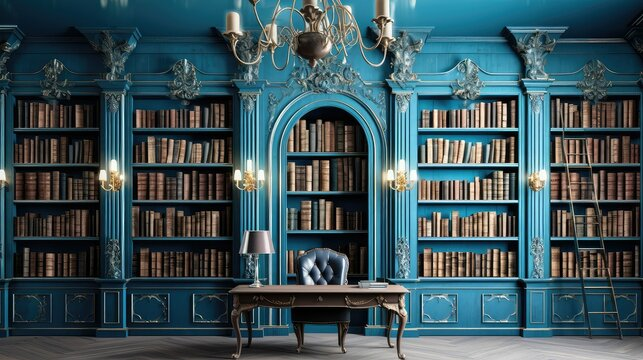
#> input picture s1-traitement_images/lib.jpg, 643 x 360 px
$ python enhance-2.py
#> lines starting #> are read from the running program, lines starting #| are printed output that depends on the picture
import cv2
import numpy as np

# Read the input image
image = cv2.imread('lib.jpg')
#> image is the input picture: shape (360, 643, 3); mean B, G, R 89.2, 83, 59.5

# 1. Denoising (Reduces Noise)
denoised = cv2.GaussianBlur(image, (5, 5), 0)
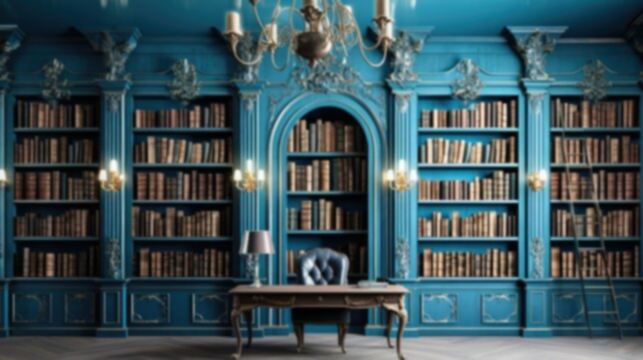
#> denoised: shape (360, 643, 3); mean B, G, R 89.2, 83, 59.5

# 2. Sharpening (Enhances Edges and Details)
kernel = np.array([[0, -1, 0],
                   [-1, 5, -1],
                   [0, -1, 0]])
sharpened = cv2.filter2D(denoised, -1, kernel)

# 3. CLAHE (Contrast Enhancement)
lab = cv2.cvtColor(sharpened, cv2.COLOR_BGR2LAB)  # Convert to LAB color space
#> lab: shape (360, 643, 3); mean of channels 0, 1, 2 84.5, 123.3, 122.3
l, a, b = cv2.split(lab)  # Split LAB channels
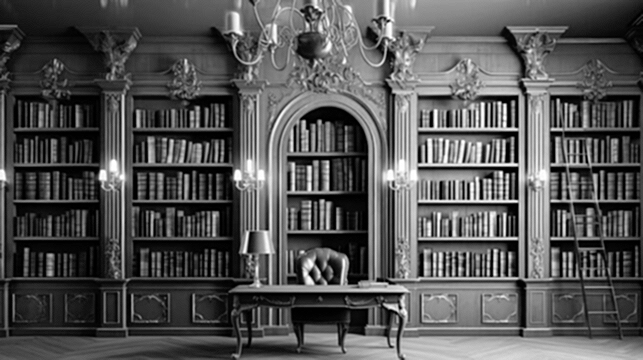
#> l: shape (360, 643); min 0, max 255, mean 84.5
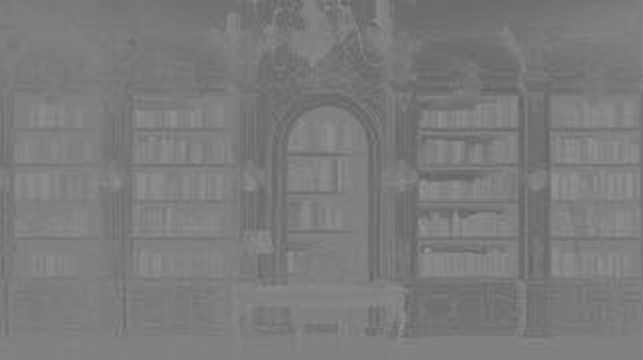
#> a: shape (360, 643); min 98, max 151, mean 123.3
clahe = cv2.createCLAHE(clipLimit=2.0, tileGridSize=(8, 8))  # Apply CLAHE
cl = clahe.apply(l)  # Enhance the lightness channel
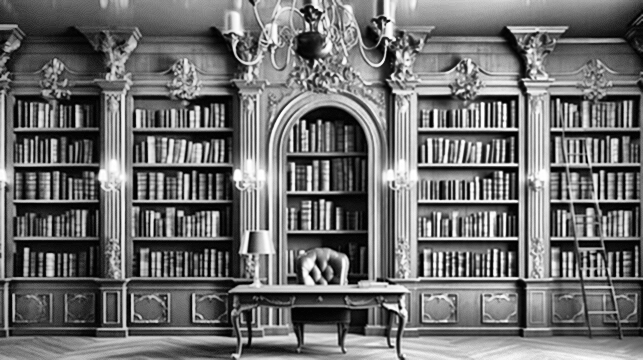
#> cl: shape (360, 643); min 0, max 255, mean 110.5
enhanced_image = cv2.merge((cl, a, b))  # Merge the channels back
#> enhanced_image: shape (360, 643, 3); mean of channels 0, 1, 2 110.5, 123.3, 122.3
final_result = cv2.cvtColor(enhanced_image, cv2.COLOR_LAB2BGR)  # Convert back to BGR
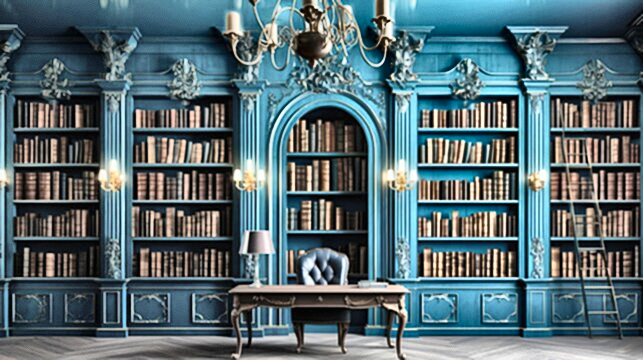
#> final_result: shape (360, 643, 3); mean B, G, R 114.9, 108.6, 86.4

# 4. Optional: Resize the Image (if needed)
width, height = 800, 600  # Define desired dimensions
resized = cv2.resize(final_result, (width, height))
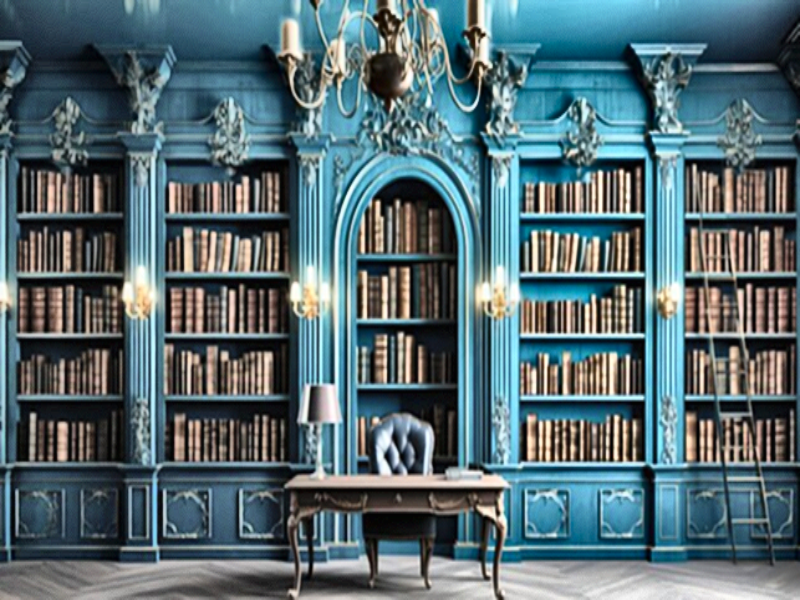
#> resized: shape (600, 800, 3); mean B, G, R 114.8, 108.5, 86.3

# 5. Display the Enhanced Image
cv2.imshow('Enhanced Image', resized)
cv2.waitKey(0)
cv2.destroyAllWindows()

# 6. Save the Enhanced Image
cv2.imwrite('enhanced_output-2.jpg', resized)
